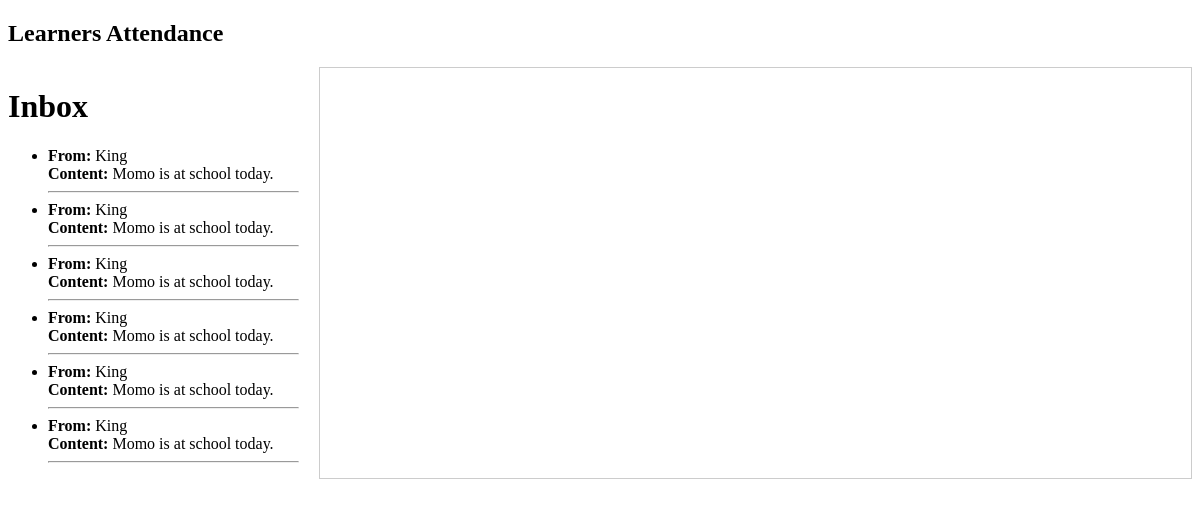
The app's page /inbox/ (signed in) with its own data.
### base/models.py (models this page shows)
class Message(models.Model):
    sender = models.ForeignKey(User, on_delete=models.CASCADE, related_name='sent_messages')
    recipient = models.ForeignKey(User, on_delete=models.CASCADE, related_name='received_messages')
    content = models.TextField()
    created_at = models.DateTimeField(auto_now_add=True)

### base/views.py (the view)
# urls.py: path('inbox/', views.inbox, name='inbox'),
def inbox(request):
    messages = Message.objects.filter(recipient=request.user)
    return render(request, 'base/inbox.html', {'messages': messages})

### base/templates/base/inbox.html (shortened to what this page needs)
<!DOCTYPE html>
<html lang="en">
<head>
</head>
<body>
    <h2>Learners Attendance</h2>
    <div class="grid-container">
        <div class="attendances-container">
          <h1>Inbox</h1>
          <ul>
            {% for message in messages %}
              <li>
                <strong>From:</strong> {{ message.sender.username }}<br>
                <strong>Content:</strong> {{ message.content }}<br>
                <hr>
              </li>
            {% endfor %}
          </ul>
        </div>
        <div class="form-container">
        </div>
    </div>
</body>
</html>

### base/templates/base/inbox.html (style rules this page uses)
.grid-container { display: grid; grid-template-columns: 1fr 3fr; gap: 20px; }
.form-container { border: 1px solid #ccc; padding: 20px; }

### records on screen
Message: sender.username "King", content "Momo is at school today."
Message: sender.username "King", content "Momo is at school today."
Message: sender.username "King", content "Momo is at school today."
Message: sender.username "King", content "Momo is at school today."
Message: sender.username "King", content "Momo is at school today."
Message: sender.username "King", content "Momo is at school today."
